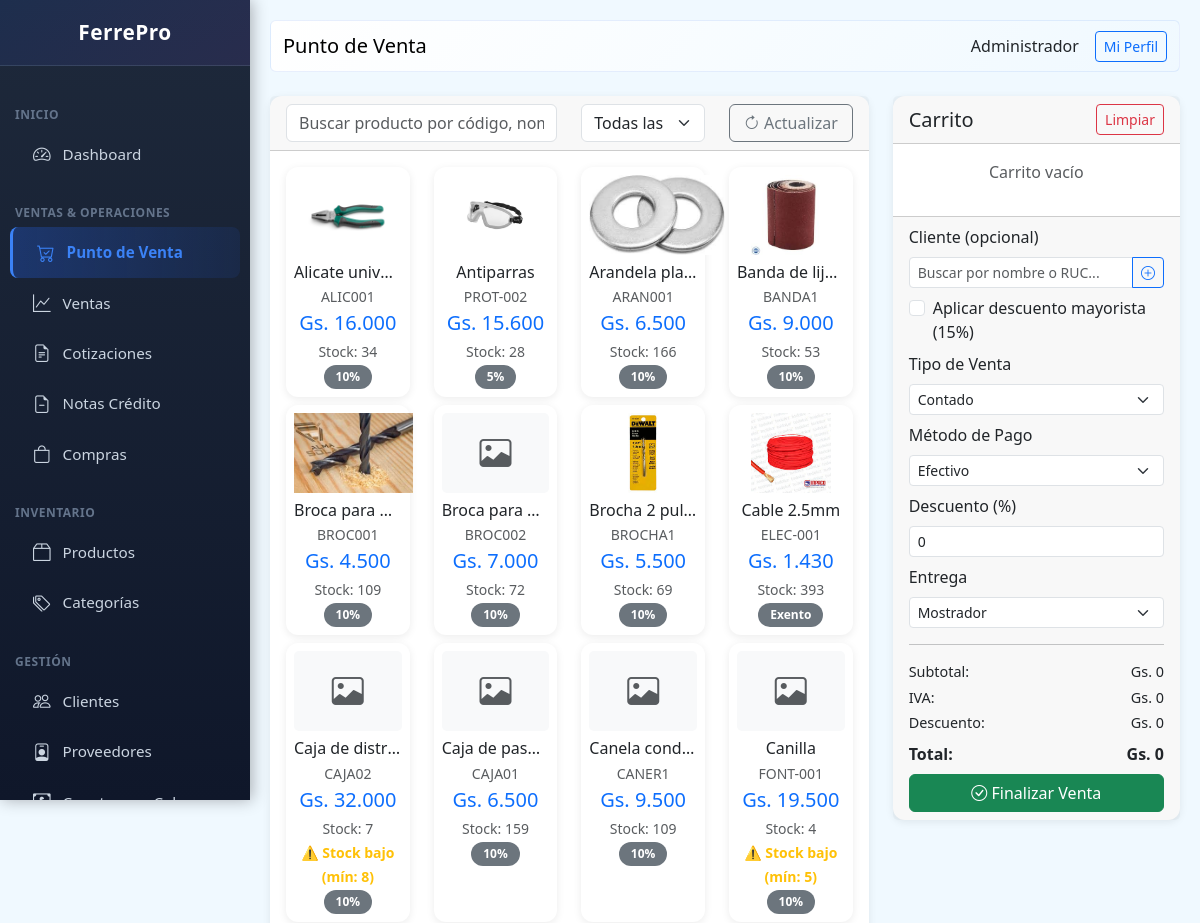
The app's page /public/index.php?page=pos (signed in, upper part), older data.
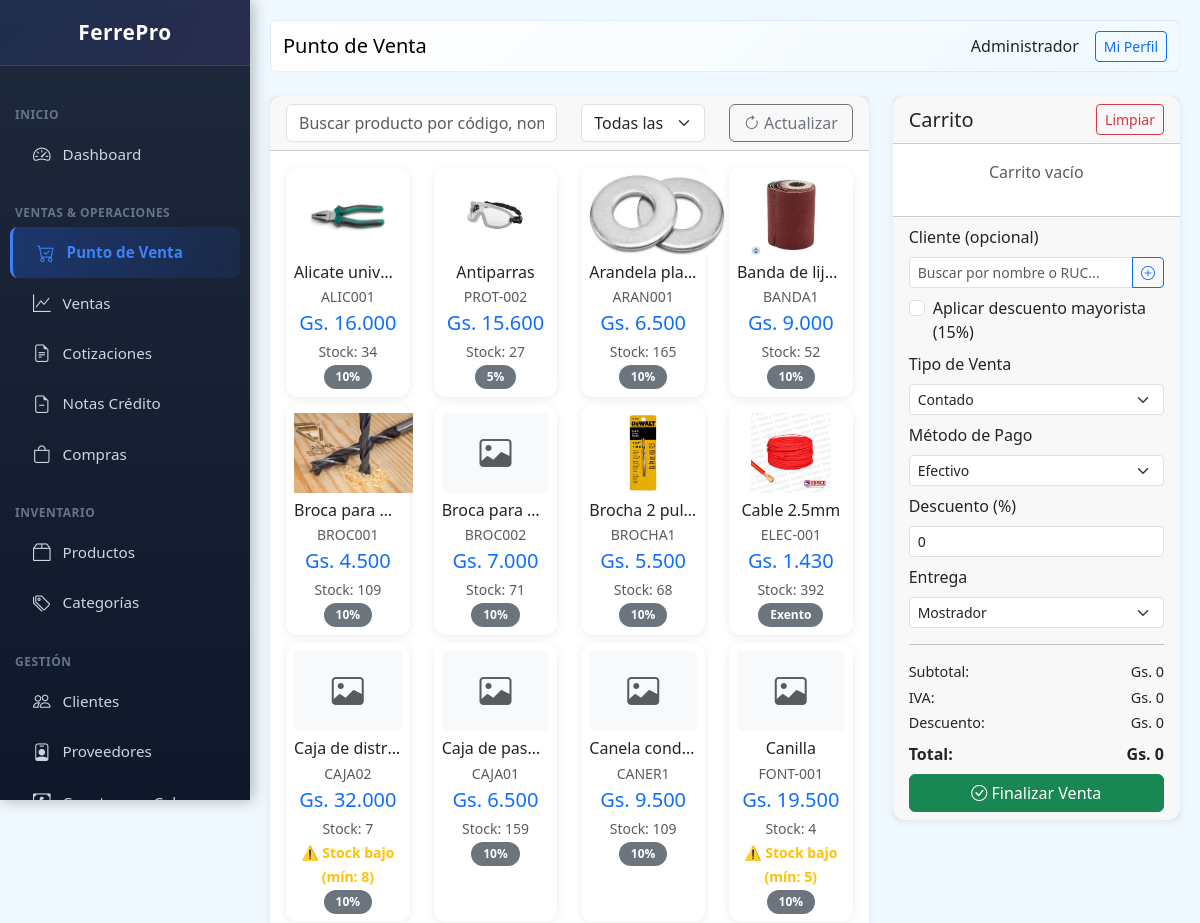
The same page, newer data.
### tables this page shows
CREATE TABLE users (
                id INTEGER PRIMARY KEY AUTOINCREMENT,
                name TEXT NOT NULL,
                email TEXT UNIQUE,
                password TEXT NOT NULL,
                role TEXT DEFAULT 'vendedor',
                active INTEGER DEFAULT 1,
                created_at DATETIME DEFAULT CURRENT_TIMESTAMP
            , last_login DATETIME, last_password_change DATETIME, failed_login_attempts INTEGER DEFAULT 0, locked_until DATETIME, two_fa_enabled INTEGER DEFAULT 0, two_fa_secret TEXT);

CREATE TABLE products (
                id INTEGER PRIMARY KEY AUTOINCREMENT,
                code TEXT UNIQUE,
                barcode TEXT,
                name TEXT NOT NULL,
                description TEXT,
                category_id INTEGER,
                provider_id INTEGER,
                unit TEXT DEFAULT 'unidad',
                cost_price REAL DEFAULT 0,
                sale_price REAL DEFAULT 0,
                wholesale_price REAL DEFAULT 0,
                stock INTEGER DEFAULT 0,
                min_stock INTEGER DEFAULT 5,
                location TEXT,
                active INTEGER DEFAULT 1,
                created_at DATETIME DEFAULT CURRENT_TIMESTAMP, iva INTEGER DEFAULT 10, image TEXT,
                FOREIGN KEY (category_id) REFERENCES categories(id),
                FOREIGN KEY (provider_id) REFERENCES providers(id)
            );

### class/Database.php (called while the page is built, shortened)
<?php
class Database extends PDO {
    private static $instance = null;
    public static function getInstance() {
        if (self::$instance === null) {
            self::$instance = new self();
        }
        return self::$instance;
    }
 }

### class/Format.php (called while the page is built, shortened)
<?php
class Format {
    public static function money($amount) {
        $amount = floatval($amount);
        return 'Gs. ' . number_format($amount, 0, ',', '.');
    }
}

### views/pos/index.php (the view, shortened to what this page needs)
<?php
$pageTitle = 'Punto de Venta';
$categories = db()->query("SELECT * FROM categories WHERE active = 1 ORDER BY name")->fetchAll(PDO::FETCH_ASSOC);
$clients = db()->query("SELECT * FROM clients WHERE active = 1 ORDER BY name")->fetchAll(PDO::FETCH_ASSOC);
$products = db()->query("SELECT p.*, c.name as category_name FROM products p LEFT JOIN categories c ON p.category_id = c.id WHERE p.active = 1 AND p.stock > 0 ORDER BY p.name")->fetchAll(PDO::FETCH_ASSOC);
$content = '
<div class="row">
    <div class="col-md-8">
        <div class="card mb-3">
            <div class="card-header">
                <div class="row">
                    <div class="col-md-6">
                        <input type="text" id="searchProduct" class="form-control" placeholder="Buscar producto por código, nombre o barcode..." autocomplete="off">
                        <div id="searchResults" class="list-group position-absolute" style="z-index: 1000; max-height: 300px; overflow-y: auto; display: none; width: 100%; top: 38px;"></div>
                    </div>
                    <div class="col-md-3">
                        <select id="filterCategory" class="form-select">
                            <option value="">Todas las categorías</option>
                            ' . implode('', array_map(fn($c) => "<option value=\"{$c['id']}\">{$c['name']}</option>", $categories)) . '
                        </select>
                    </div>
                    <div class="col-md-3">
                        <button type="button" class="btn btn-outline-secondary w-100" id="btnActualizar">
                            <i class="bi bi-arrow-clockwise"></i> Actualizar
                        </button>
                    </div>
                </div>
            </div>
            <div class="card-body">
                <div id="productsGrid" class="row">';
foreach ($products as $p) {
    $stock_warning = $p['stock'] <= $p['min_stock'] ? 'border-warning border-2' : '';
    $iva_label = $p['iva'] == 0 ? 'Exento' : $p['iva'] . '%';
    $barcode = isset($p['barcode']) ? $p['barcode'] : '';
    $imgHtml = !empty($p['image']) ? '<img src="' . BASE_URL . '/' . htmlspecialchars($p['image']) . '" style="max-height: 80px; object-fit: contain;" class="mb-2">' : '<div class="mb-2" style="height: 80px; display: flex; align-items: center; justify-content: center; background: #f8f9fa; border-radius: 5px;"><i class="bi bi-image text-muted" style="font-size: 2rem;"></i></div>';
    $content .= '<div class="col-md-3 col-6 mb-2 product-card" data-category="' . ($p['category_id'] ?? '') . '" data-min-stock="' . $p['min_stock'] . '">
        <div class="card h-100 product-item ' . $stock_warning . '" style="cursor: pointer;" data-id="' . $p['id'] . '" data-name="' . htmlspecialchars($p['name']) . '" data-price="' . $p['sale_price'] . '" data-wholesale-price="' . ($p['wholesale_price'] ?? $p['sale_price']) . '" data-stock="' . $p['stock'] . '" data-min-stock="' . $p['min_stock'] . '" data-code="' . htmlspecialchars($p['code']) . '" data-barcode="' . htmlspecialchars($barcode) . '" data-iva="' . $p['iva'] . '" data-image="' . htmlspecialchars($p['image'] ?? '') . '">
            <div class="card-body text-center p-2">
                ' . $imgHtml . '
                <h6 class="mb-1 text-truncate">' . htmlspecialchars($p['name']) . '</h6>
                <p class="text-muted small mb-1">' . $p['code'] . '</p>
                <h5 class="text-primary mb-1">' . Format::money($p['sale_price']) . '</h5>
                <small class="text-muted">Stock: ' . $p['stock'] . '</small>';
    if ($p['stock'] <= $p['min_stock']) {
        $content .= '<br><small class="text-warning fw-bold">⚠️ Stock bajo (mín: ' . $p['min_stock'] . ')</small>';
    }
    $content .= '<br><small class="badge bg-secondary">' . $iva_label . '</small>';
    $content .= '</div>
        </div>
    </div>';
}
$content .= '</div>
            </div>
        </div>
    </div>
    <div class="col-md-4">
        <div class="card">
            <div class="card-header d-flex justify-content-between align-items-center">
                <h5 class="mb-0">Carrito</h5>
                <button type="button" class="btn btn-sm btn-outline-danger" id="btnLimpiar">Limpiar</button>
            </div>
            <div class="card-body p-0">
                <div id="cartItems" style="max-height: 400px; overflow-y: auto;">
                    <p class="text-center text-muted p-3">Carrito vacío</p>
                </div>
            </div>
            <div class="card-footer">
                <div class="mb-2">
                    <label class="form-label">Cliente (opcional)</label>
                    <div class="position-relative">
                        <div class="input-group input-group-sm">
                            <input type="text" id="clientSearch" class="form-control" placeholder="Buscar por nombre o RUC..." autocomplete="off">
                            <button type="button" class="btn btn-outline-primary" onclick="window.location.href=\'?page=clients&action=new\'" title="Nuevo cliente">
                                <i class="bi bi-plus-circle"></i>
                            </button>
                        </div>
                    </div>
                         ' . implode('', array_map(fn($c) => "{$c['']}{$c['']}{$c['']}{$c['']}{$c['']}{$c['']} {$c['']} " . ($c[''] > 0 ? " " . Format::money($c['']) . "" : "") . "</option>", $clients)) . '
                    <div class="form-check mt-2">
                        <input type="checkbox" class="form-check-input" id="wholesaleDiscount" onchange="renderCart()">
                        <label class="form-check-label" for="wholesaleDiscount">Aplicar descuento mayorista (15%)</label>
                    </div>
                </div>
                <div class="mb-2">
                    <label class="form-label">Tipo de Venta</label>
                    <select name="sale_type" id="saleType" class="form-select form-select-sm" onchange="checkSaleType()">
                        <option value="contado">Contado</option>
                    </select>
                </div>
                <div class="mb-2">
                    <label class="form-label">Método de Pago</label>
                    <select name="payment_method" id="paymentMethod" class="form-select form-select-sm">
                        <option value="efectivo">Efectivo</option>
                    </select>
                </div>
                <div class="mb-2">
                    <label class="form-label">Descuento (%)</label>
                    <input type="number" id="globalDiscount" class="form-control form-select-sm" value="0" min="0" max="100">
                </div>
                <div class="mb-2">
                    <label class="form-label">Entrega</label>
                    <select name="delivery_type" id="deliveryType" class="form-select form-select-sm">
                        <option value="mostrador">Mostrador</option>
                    </select>
                </div>
                 <hr>
                  <div class="d-flex justify-content-between mb-1" style="font-size: 0.9rem;">
                      <span>Subtotal:</span>
                      <span id="cartSubtotal">Gs. 0</span>
                  </div>
                  <div class="d-flex justify-content-between mb-1" style="font-size: 0.9rem;">
                      <span>IVA:</span>
                      <span id="cartIVA">Gs. 0</span>
                  </div>
                  <div class="d-flex justify-content-between mb-2" style="font-size: 0.9rem;">
                      <span>Descuento:</span>
                      <span id="cartDiscount">Gs. 0</span>
                  </div>
                  <div class="d-flex justify-content-between mb-2">
                      <span><strong>Total:</strong></span>
                      <span id="cartTotal"><strong>Gs. 0</strong></span>
                  </div>
                <button type="button" class="btn btn-success w-100" id="btnFinalizarVenta">
                    <i class="bi bi-check-circle"></i> Finalizar Venta
                </button>
            </div>
        </div>
    </div>
</div>
';

### public/index.php (shortened to what this page needs)
<?php
require_once dirname(__DIR__) . '/class/Database.php';
require_once dirname(__DIR__) . '/class/Format.php';
function db() {
    return Database::getInstance();
}
function auth() {
    return isset($_SESSION['user_id']) ? $_SESSION['user_id'] : null;
}
function user() {
    $stmt = db()->prepare("SELECT id, name, email, role FROM users WHERE id = ?");
    $stmt->execute([auth()]);
    return $stmt->fetch(PDO::FETCH_ASSOC);
}
function view($file, $data = []) {
    extract($data);
    $content = null;
    include dirname(__DIR__) . '/views/' . $file . '.php';
    include dirname(__DIR__) . '/views/layouts/main.php';
    exit;
}
$page = $_GET['page'] ?? 'home';
switch ($page) {
    case 'pos':
        $products = db()->query("SELECT p.*, c.name as category_name FROM products p LEFT JOIN categories c ON p.category_id = c.id WHERE p.active = 1 AND p.stock > 0 ORDER BY p.name")->fetchAll(PDO::FETCH_ASSOC);
        view('pos/index', compact('categories', 'clients', 'products'));
        break;
}
?>

### views/layouts/main.php (shortened to what this page needs)
<!DOCTYPE html>
<html lang="es">
<head>
    <link rel="stylesheet" href="https://cdn.jsdelivr.net/npm/bootstrap@5.3.0/dist/css/bootstrap.min.css">
    <link rel="stylesheet" href="https://cdn.jsdelivr.net/npm/bootstrap-icons@1.10.0/font/bootstrap-icons.css">
</head>
<body>
    <div class="sidebar">
        <div class="logo-section">
            <h5><i class="bi bi-hammer-wrench"></i> FerrePro</h5>
        </div>
        <nav class="nav flex-column">
            <div class="nav-section">Inicio</div>
            <a class="nav-link" href="?page=dashboard"><i class="bi bi-speedometer2"></i> Dashboard</a>
            <div class="nav-section">Ventas & Operaciones</div>
            <a class="nav-link" href="?page=pos"><i class="bi bi-cart-check"></i> Punto de Venta</a>
            <a class="nav-link" href="?page=sales"><i class="bi bi-graph-up"></i> Ventas</a>
            <a class="nav-link" href="?page=quotes"><i class="bi bi-file-earmark-text"></i> Cotizaciones</a>
            <a class="nav-link" href="?page=credit_notes"><i class="bi bi-file-earmark-minus"></i> Notas Crédito</a>
            <a class="nav-link" href="?page=purchases"><i class="bi bi-bag"></i> Compras</a>
            <div class="nav-section">Inventario</div>
            <a class="nav-link" href="?page=products"><i class="bi bi-box2"></i> Productos</a>
            <a class="nav-link" href="?page=categories"><i class="bi bi-tags"></i> Categorías</a>
            <div class="nav-section">Gestión</div>
            <a class="nav-link" href="?page=clients"><i class="bi bi-people"></i> Clientes</a>
            <a class="nav-link" href="?page=providers"><i class="bi bi-person-badge"></i> Proveedores</a>
            <a class="nav-link" href="?page=receivable"><i class="bi bi-cash-coin"></i> Cuentas por Cobrar</a>
        </nav>
    </div>
    <div class="main-content">
        <nav class="navbar navbar-expand-lg mb-4 rounded">
            <div class="container-fluid">
                <span class="navbar-brand mb-0 h1"><?= $pageTitle ?? 'FerrePro' ?></span>
                <div class="d-flex align-items-center gap-3">
                    <span><?= user()['name'] ?? '' ?></span>
                    <a href="?page=profile" class="btn btn-sm btn-outline-primary">Mi Perfil</a>
                </div>
            </div>
        </nav>
        <?= $content ?? '' ?>
    </div>
</body>
</html>

### views/layouts/main.php (style rules this page uses)
:root { --primary: #2563eb; --success: #10b981; --danger: #ef4444; --warning: #f59e0b; --info: #06b6d4; --secondary: #8b5cf6; --dark: #1e293b; }
body { font-family: 'Segoe UI', sans-serif; background: #f0f9ff; }
.sidebar { width: 250px; background: linear-gradient(180deg, #1e293b 0%, #0f172a 100%); height: 100vh; position: fixed; top: 0; left: 0; overflow-y: auto; box-shadow: 2px 0 15px rgba(0,0,0,0.3); z-index: 1000; }
.sidebar .logo-section { padding: 20px; text-align: center; border-bottom: 1px solid rgba(148, 163, 184, 0.2); background: linear-gradient(135deg, rgba(37, 99, 235, 0.1) 0%, rgba(139, 92, 246, 0.1) 100%); }
.sidebar .logo-section h5 { color: white; margin: 0; font-weight: 700; font-size: 1.3rem; letter-spacing: 0.5px; }
.sidebar nav { padding: 15px 0; }
.sidebar .nav-link { color: #cbd5e1; padding: 12px 20px; border-left: 3px solid transparent; display: flex; align-items: center; gap: 12px; transition: all 0.3s ease; margin: 0 10px; border-radius: 8px; font-size: 0.95rem; }
.sidebar .nav-link i { font-size: 1.1rem; transition: all 0.3s ease; }
.sidebar .nav-link.active { background: linear-gradient(90deg, rgba(37, 99, 235, 0.3) 0%, rgba(37, 99, 235, 0.1) 100%); color: #3b82f6; border-left-color: #3b82f6; font-weight: 600; padding-left: 24px; }
.sidebar .nav-link.active i { color: #3b82f6; }
.nav-section { padding: 15px 15px 5px 15px; font-size: 0.75rem; font-weight: 700; text-transform: uppercase; color: #64748b; letter-spacing: 0.5px; margin-top: 10px; }
.main-content { margin-left: 250px; padding: 20px; }
.navbar { background: linear-gradient(135deg, #ffffff 0%, #f0f9ff 100%); border-radius: 10px; border: 1px solid rgba(37, 99, 235, 0.1); }
.card { border: none; border-radius: 12px; box-shadow: 0 2px 8px rgba(0,0,0,0.08); transition: all 0.3s ease; }
.badge { border-radius: 20px; padding: 6px 12px; font-weight: 600; }

Row changes from the older to the newer data that the page shows:
changed products "Gs. 15.600": stock "28" → "27"
changed products "ARAN001": stock "166" → "165"
changed products "Gs. 9.000": stock "53" → "52"
changed products "Gs. 7.000": stock "72" → "71"
changed products "Gs. 5.500": stock "69" → "68"
changed products "Gs. 1.430": stock "393" → "392"
